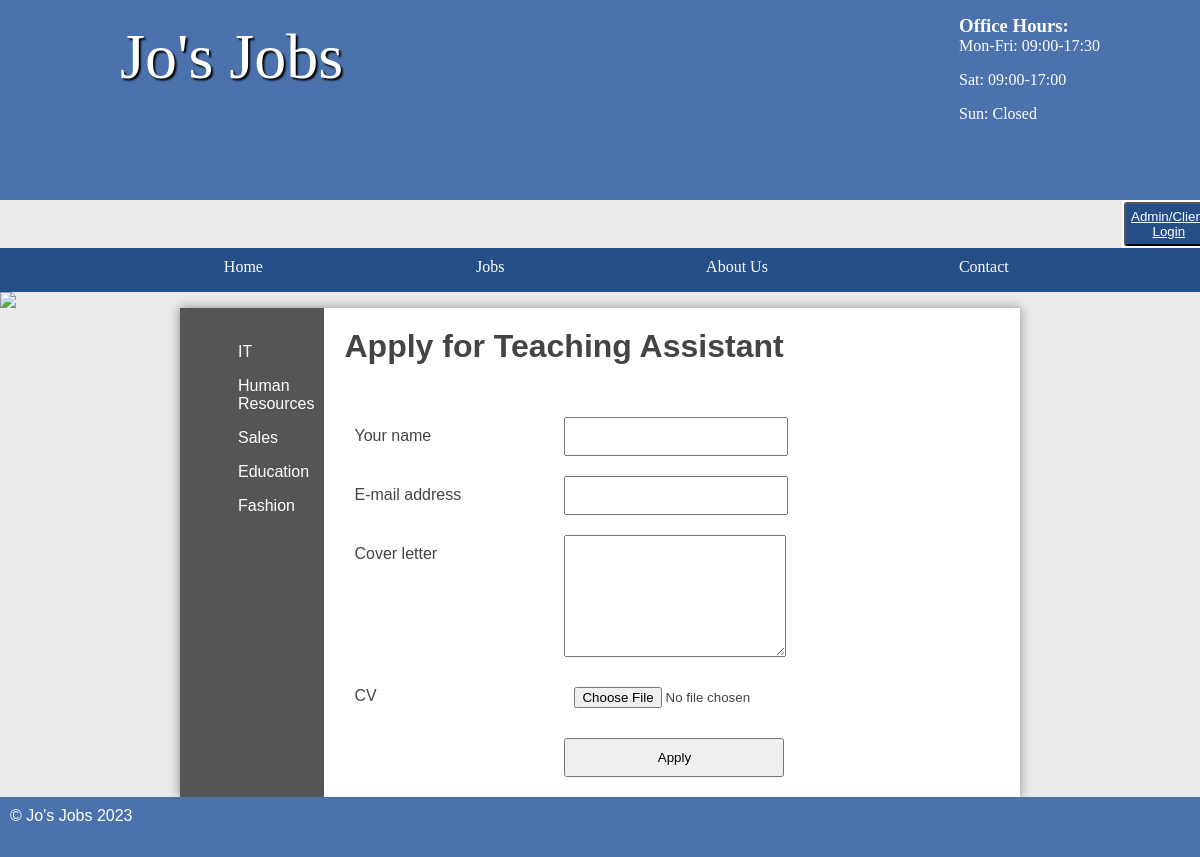
/apply?id=9, run on the app's committed database.
### tables this page shows
CREATE TABLE `category` (
  `name` varchar(50) NOT NULL,
  `categoryId` int(11) NOT NULL AUTO_INCREMENT,
  PRIMARY KEY (`categoryId`)
);

CREATE TABLE `job` (
  `id` int(11) NOT NULL AUTO_INCREMENT,
  `title` varchar(45) DEFAULT NULL,
  `description` longblob DEFAULT NULL,
  `salary` varchar(45) DEFAULT NULL,
  `closingDate` date DEFAULT NULL,
  `categoryId` int(11) DEFAULT NULL,
  `location` varchar(255) DEFAULT NULL,
  `archive` tinyint(4) DEFAULT NULL,
  `userId` int(5) DEFAULT NULL,
  PRIMARY KEY (`id`)
);

### functions/loadTemplate.php (called while the page is built, shortened)
<?php
function loadTemplate($fileName, $templateVars)
{
    extract($templateVars);
    require $fileName;
    return ob_get_clean();
}

### public/index.php (called while the page is built, shortened)
<?php
require '../functions/loadTemplate.php';
$pageController = new PageController($_GET, $_POST);
if ($_SERVER['REQUEST_URI'] !== '/') {
    $functionName = ltrim(explode('?', $_SERVER['REQUEST_URI'])[0], '/');
    $page = $pageController->$functionName();
} else {
    $page = $pageController->home();
}
$output = loadTemplate('../templates/' . $page['template'], $page['variables']);
require '../templates/layout/layout.html.php';

### controller/PageController.php (called while the page is built, shortened)
<?php
class PageController
{
    private $get;
    private $dbName;
    public function __construct(array $get, array $post, $dbName = 'job') {
        $this->get = $get;
        $this->dbName = $dbName;
    }
    public function apply(): array
    {
        $errorMessage = [];
        $categoriesTable = new DatabaseTable('category', 'id', $this->dbName);
        $categories = $categoriesTable->findAll();
        $jobTable = new DatabaseTable('job', 'id', $this->dbName);
        $job = $jobTable->find('id', $this->get['id']);
        return ['template' => '../templates/layout/apply.html.php',
            'variables' => ['job' => $job, 'categories' => $categories, 'errorMessage' => $errorMessage],
            'title' => 'Jo\'s Jobs - Apply'
        ];
    }
}

### Database/DatabaseTable.php (called while the page is built, shortened)
<?php
class DatabaseTable
{
    private $table;
    private $pdo;
    public function __construct($table, $primaryKey, $dbName = 'job')
    {
        $this->pdo = new PDO('mysql:dbname='.$dbName.';host=mysql', 'student', 'student');
        $this->table = $table;
    }
    public function findAll()
    {
        $stmt = $this->pdo->prepare("SELECT * FROM " . $this->table);
        $stmt->execute();
        return $stmt->fetchAll();
    }
    public function find($field, $value)
    {
        $stmt = $this->pdo->prepare('SELECT * FROM ' . $this->table . ' WHERE ' . $field . ' = :value LIMIT 1');
        $criteria = [
            'value' => $value
        ];
        $stmt->execute($criteria);
        return $stmt->fetch();
    }
}

### templates/layout/apply.html.php (the view, shortened to what this page needs)
<main class="sidebar">
    <section class="left">
        <ul>
            <?php
            $categories = $categories ?? [];
            $job = $job ?? [];
            foreach ($categories as $c) {
                echo '<li><a href="categories?id=' . $c['id'] . '">' . $c['name'] . '</a></li>';
            }
            ?>
        </ul>
    </section>
    <section class="right">
        <h2>Apply for <?= $job['title']; ?></h2>
        <form action="apply?id=<?= $_GET['id'] ?>" method="POST" enctype="multipart/form-data">
            <label>Your name</label>
            <input type="text" name="name"/>
            <label>E-mail address</label>
            <input type="text" name="email"/>
            <label>Cover letter</label>
            <textarea name="details"></textarea>
            <label>CV</label>
            <input type="file" name="cv"/>
            <input type="submit" name="submit" value="Apply"/>
        </form>
    </section>
</main>

### public/styles.css (style rules this page uses)
* { margin: 0; padding: 0; }
html { font-family: 'Oxygen-Regular', verdana, sans-serif; }
body { background-color: #eaeaea; }
main ul { margin-left: 3em; }
main a { color: #333; }
main { min-height: 50vh; background-color: #fff; width: 70vw; display: block; margin: auto; box-shadow: 0px 0px 10px #888; color: #444; }
main h2 { font-size: 2em; }
p, li, h2 { margin-bottom: 1em; }
form select, form label, form input, form textarea { float: left; width: 200px; padding: 10px; margin-top: 20px; }
form label { clear: left; }
textarea { height: 100px; }
form input[type="text"], form input[type="password"], textarea { color: #999; font-family: verdana, sans-serif }
input[type="submit"] { clear: both; margin-left: 220px; width: 220px; cursor: pointer }
.left ul { list-style-type: none }
section a { color: #444; }
.stock, .sidebar { display: table; }
.stock > ul, .sidebar .left { width: 10vw; list-style-type: none; display: table-cell; padding: 10px; background-color: #555; margin: 0; }
.stock .products, .sidebar .right { display: table-cell; padding: 20px; }
.stock > ul a, .sidebar .left a { color: white; text-decoration: none; }
.right { padding: 20px; }

### data on the page
category: name "IT"
category: name "Human Resources"
category: name "Sales"
category: name "Education"
category: name "Fashion"
job: title "Teaching Assistant"
